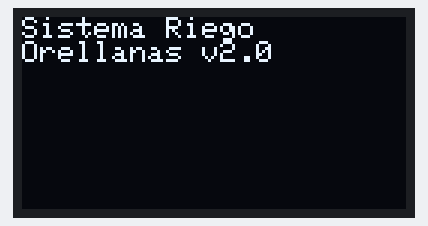
Bench run of a sketch on a simulated Arduino Uno, built with avr-gcc and run on an emulated ATmega328P. Shown: 128×64 one-colour display.

Above: at 0.1 s.

The sketch:

oled.ino
```cpp
#include <Wire.h>
#include <Adafruit_GFX.h>
#include <Adafruit_SH110X.h>

#define SCREEN_WIDTH 128 // OLED display width, in pixels
#define SCREEN_HEIGHT 64 // OLED display height, in pixels
#define OLED_RESET -1   // Reset pin # (or -1 if sharing Arduino reset pin)

Adafruit_SH1106G display(SCREEN_WIDTH, SCREEN_HEIGHT, &Wire, OLED_RESET);

void setup() {
  Serial.begin(9600);
  if(!display.begin(0x3C, true)) { // Address 0x3C, with reset
    Serial.println(F("SH1106 allocation failed"));
    for(;;); // Don't proceed, halt the code.
  }
  display.clearDisplay();
  display.setTextSize(1);
  display.setTextColor(SH110X_WHITE);
  display.setCursor(0,0);
  display.println(F("Sistema Riego"));
  display.println(F("Orellanas v2.0"));
  display.display();
}

void loop() {
  // Your code here
}
```
